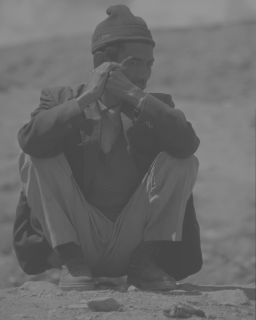
%> input picture S4/PO2/kierowca.png, 256 x 320 px
$ octave Lab2.m   (GNU Octave 9; MATLAB toolbox functions it lacks are replaced by stand-ins)
%> lines starting %> are read from the running program, lines starting %| are printed output that depends on the picture
figure(1);
im=imread('kierowca.png');
%> im is the input picture: size 320x256x3 uint8; min 70, max 150, mean 106.1
[im,map]=imread('kierowca.png');
%> map = []
imgray=rgb2gray(im);
subplot(4,2,1);
imshow(imgray);
xlabel({['Orygina³']})
imdouble=im2double(imgray);

subplot(4,2,2);
imadd=imgray+50;
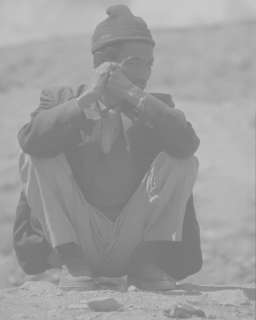
%> imadd: size 320x256 uint8; min 120, max 200, mean 156.1
imhist(imdouble);
xlabel({[],[],['Histogram orygina³u']})

subplot(4,2,3);
obr1=imdouble-min(min(imdouble));
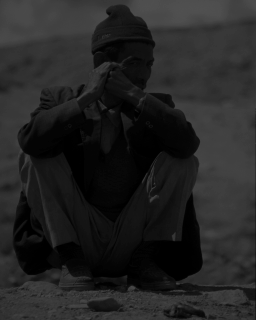
%> obr1: size 320x256 double; min 0, max 0.314, mean 0.142
obr2=obr1./max(max(obr1));
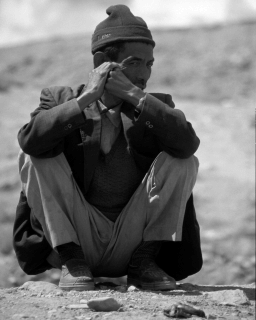
%> obr2: size 320x256 double; min 0, max 1, mean 0.452
imshow(obr2);
xlabel({['Rozciagniecie']})

subplot(4,2,4);
obr1=imdouble-min(min(imdouble));
obr2=obr1./max(max(obr1));
imhist(obr2);
xlabel({[],[],['Rozciagniecie']})

subplot(4,2,5);
imshow(histeq(imdouble));
xlabel({['Wyrownanie']})

subplot(4,2,6);
imhist(histeq(imdouble));
xlabel({[],[],['Wyrownanie']})
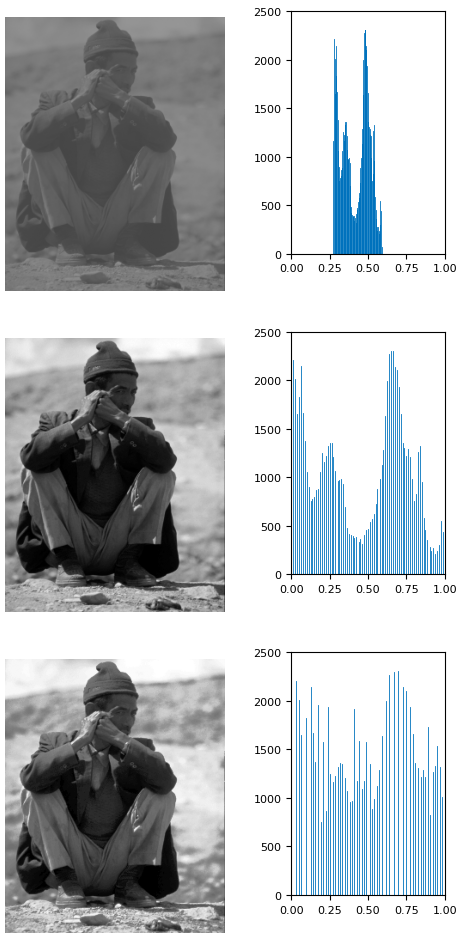
%> figure redrawn from the program's plot data, 6 panels

% [9 lines of commented-out code are left out]

figure(2);
% [7 lines of commented-out code are left out]

subplot(4,2,3);
imsqrt=sqrt(imdouble);
imshow(imsqrt);
xlabel({[],[],['Pierwiastkowanie']})

subplot(4,2,4);
imhist(histeq(imsqrt));
xlabel({[],[],['Pierwiastkowanie']})

subplot(4,2,5);
imlog=log(imdouble+1);
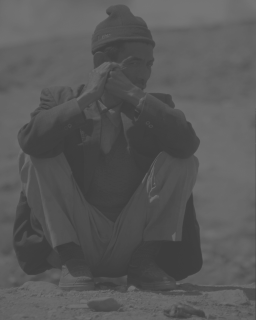
%> imlog: size 320x256 double; min 0.243, max 0.463, mean 0.346
imshow(histeq(imlog));
xlabel({[],[],['Logarytmowanie']})

subplot(4,2,6);
imlog=log(imdouble+1);
imhist(histeq(imlog));
xlabel({[],[],['Logarytmowanie']})
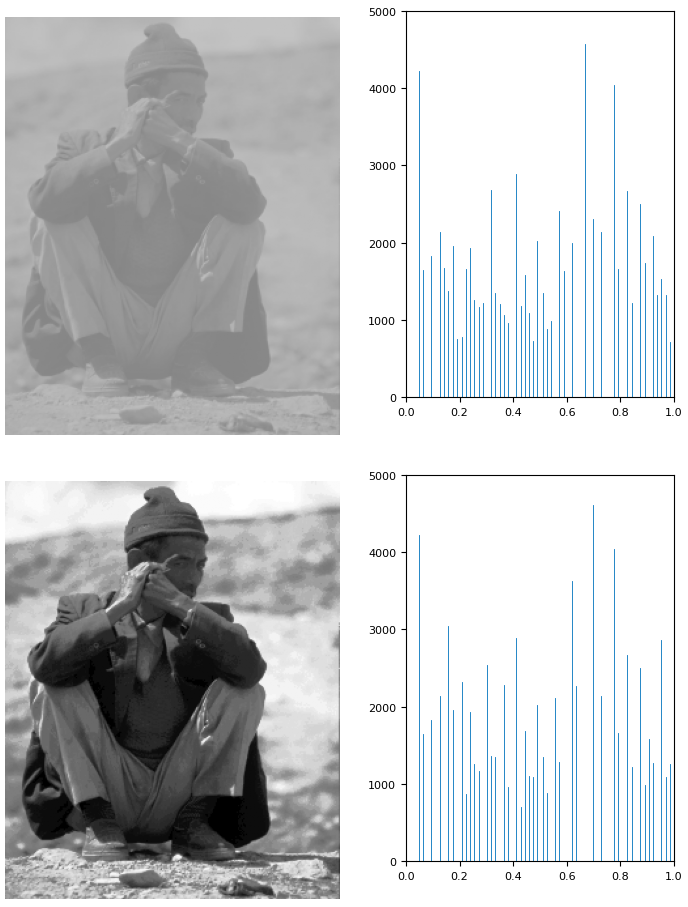
%> figure redrawn from the program's plot data, 4 panels

$ run again, with S4/PO2/KOLKA_DO_ht.png copied over S4/PO2/kierowca.png
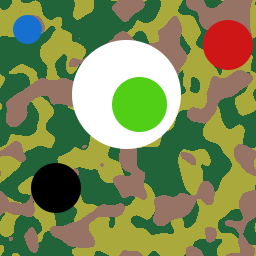
%> input picture S4/PO2/KOLKA_DO_ht.png, 256 x 256 px
%> im is the input picture: size 256x256x3 uint8; mean R, G, B 124.7, 138.2, 85.1
%> map = []
%> `imlog=log(imdouble+1);`:
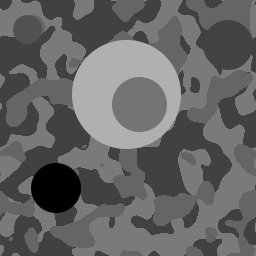
%> imlog: size 256x256 double; min 0, max 0.693, mean 0.395
%> `xlabel({[],[],['Logarytmowanie']})`:
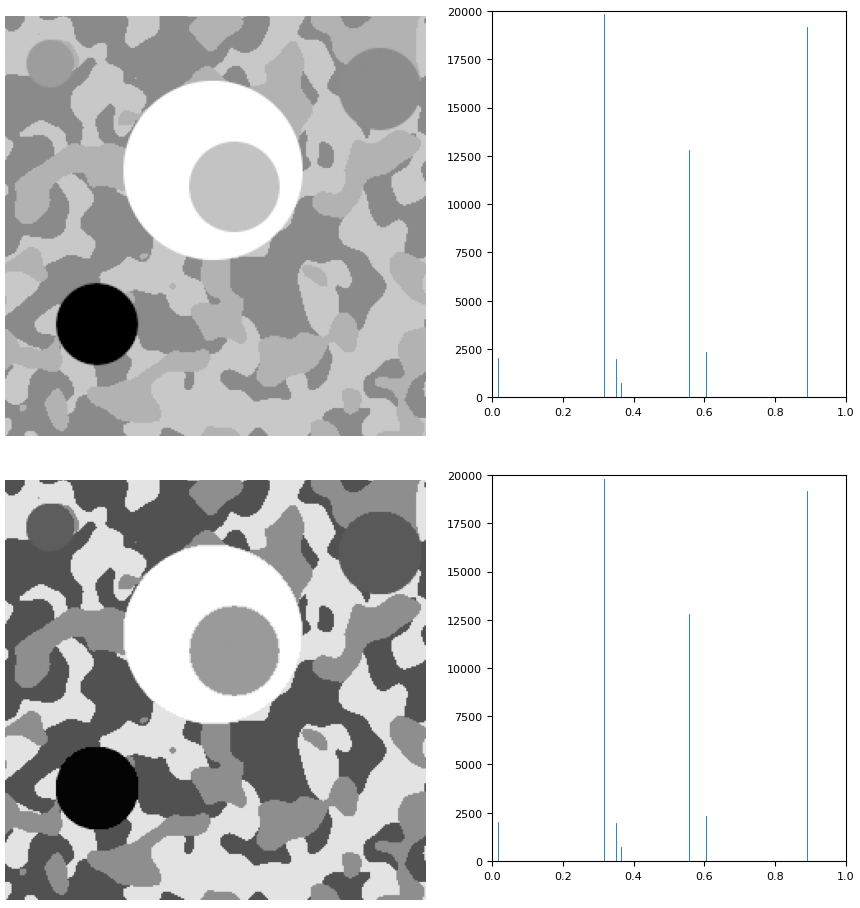
%> figure redrawn from the program's plot data, 4 panels

$ run again, with S4/PO2/ostry.png copied over S4/PO2/kierowca.png
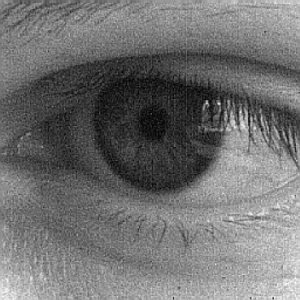
%> input picture S4/PO2/ostry.png, 300 x 300 px
%> im is the input picture: size 300x300x3 uint8; min 0, max 248, mean 112.6
%> map = []
%> `imlog=log(imdouble+1);`:
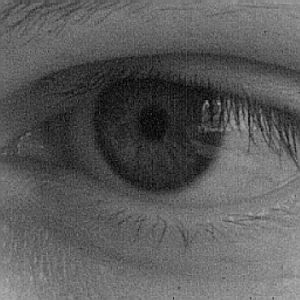
%> imlog: size 300x300 double; min 0, max 0.679, mean 0.357
%> `xlabel({[],[],['Logarytmowanie']})`:
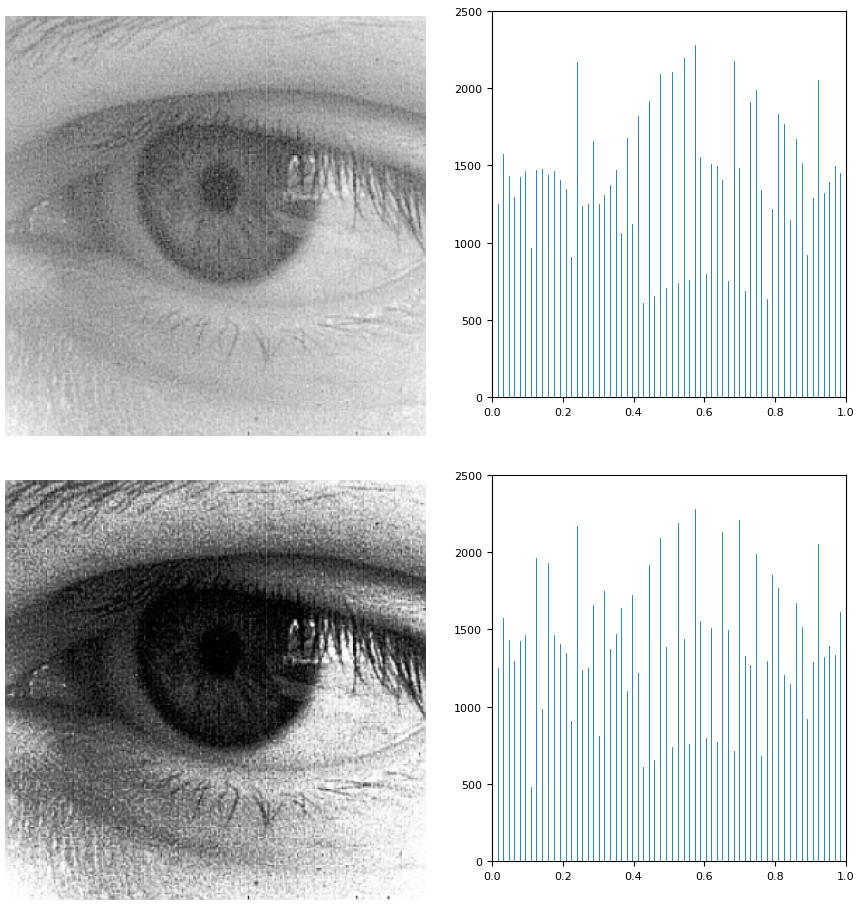
%> figure redrawn from the program's plot data, 4 panels
